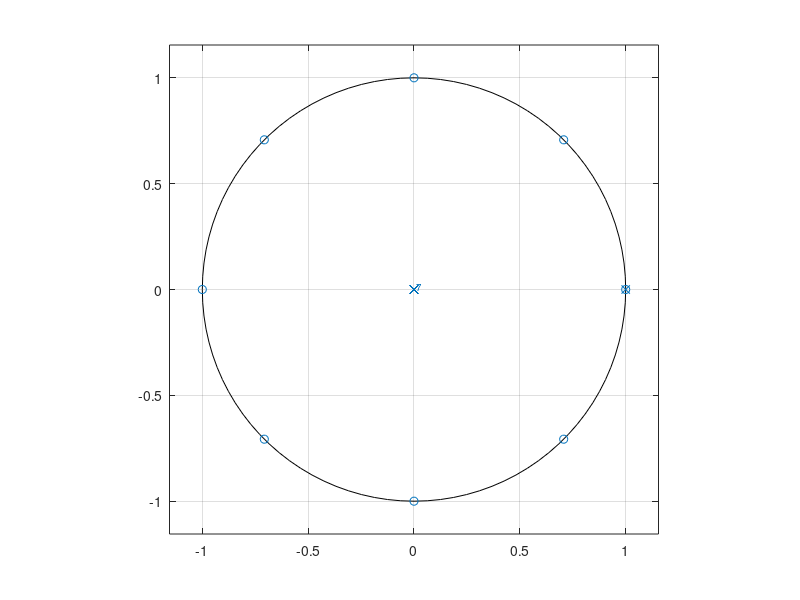

MATLAB code to generate this figure:
%
% Example 2.11b Mgnitude and phase response of an IIR filter
% This example plots magnitude and phase response of an IIR filter

% For the book "Real Time Digital Signal Processing: 
%               Fundamentals, Implementation and Application, 3rd Ed"
%               By Sen M. Kuo, Bob H. Lee, and Wenshun Tian
%               Publisher: John Wiley and Sons, Ltd

b=[1, 0, 0, 0, 0, 0, 0, 0, -1];
a=[1, -1];
zplane(b,a);